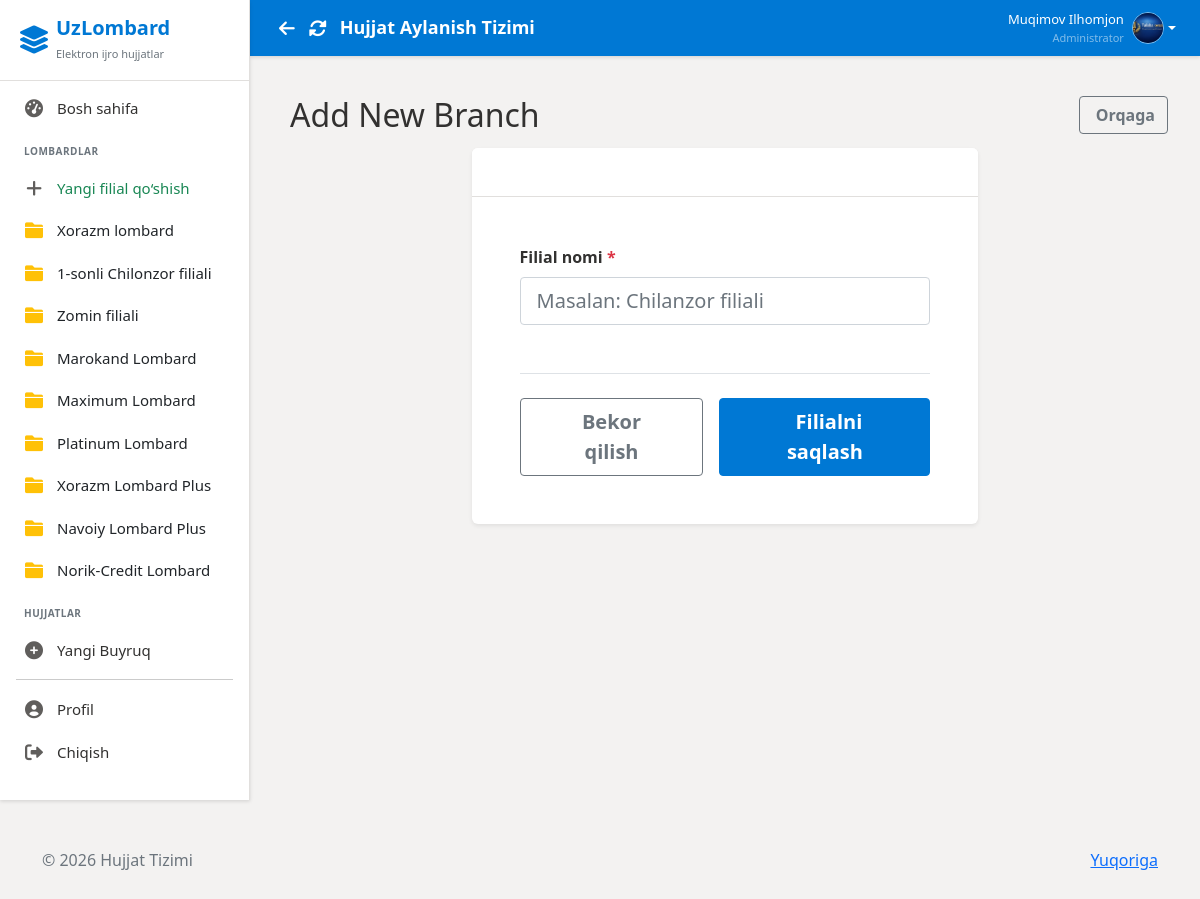
/branches/create/ (signed in), run on the app's committed database.
### users/models.py (models this page shows, shortened)
class Branch(models.Model):
    name = models.CharField(max_length=100, verbose_name='Branch Name')
    address = models.TextField(verbose_name='Address')
    phone = models.CharField(max_length=20, verbose_name='Phone')
    created_at = models.DateTimeField(auto_now_add=True)
    class Meta:
        verbose_name = 'Branch'
        verbose_name_plural = 'Branches'

class CustomUser(AbstractUser):
    ROLE_CHOICES = (
        ('admin', 'Administrator'),
        ('employee', 'Ishchi'),
        ('director', 'Direktor'),
    )
    role = models.CharField(max_length=20, choices=ROLE_CHOICES, default='employee')
    branch = models.ManyToManyField(
        Branch,
        related_name='employees',
        blank=True
    )
    profile_image = models.ImageField(upload_to='profiles/', null=True, blank=True)
    fingerprint_enabled = models.BooleanField(default=False, verbose_name='Fingerprint Authentication Enabled')
    middle_name = models.CharField(max_length=100, blank=True, verbose_name='Otasining ismi')
    position = models.CharField(max_length=200, blank=True, verbose_name='Lavozim')
    class Meta:
        verbose_name = 'User'
        verbose_name_plural = 'Users'

### users/views.py (the view, shortened to what this page needs)
# urls.py: path('branches/create/',         views.create_branch,        name='create_branch'),
@login_required
def create_branch(request):
    if not request.user.role == 'admin':
        messages.error(request, "You don't have access to this page")
        return redirect('dashboard')
    branches = Branch.objects.all()
    context = {
        'branches': branches,
        'title': 'Add New Branch',
    }
    return render(request, 'users/create_branch.html', context)

### users/context_processors.py (called while the page is built)
def sidebar_branches(request):
    branches = Branch.objects.all()
    return {
        'sidebar_branches': branches
    }

### templates/users/create_branch.html (shortened to what this page needs)
{% extends 'base.html' %}
{% load static %}
{% block content %}
<div class="container-fluid py-4">
    <div class="row mb-4">
        <div class="col-12">
            <div class="d-flex justify-content-between align-items-center">
                <h2 class="mb-0">
                    {{ title }}
                </h2>
                <a href="{% url 'dashboard' %}" class="btn btn-outline-secondary">
                     Orqaga
                </a>
            </div>
        </div>
    </div>
    <div class="row justify-content-center">
        <div class="col-lg-8 col-xl-7">
            <div class="card shadow-sm border-0">
                <div class="card-header bg-gradient-primary text-white">
                    <h5 class="mb-0">Yangi filial qo'shish</h5>
                </div>
                <div class="card-body p-4 p-lg-5">
                    <form method="POST" class="needs-validation" novalidate>
                        <div class="row g-4">
                            <div class="col-md-12">
                                <label for="name" class="form-label fw-bold required">
                                    Filial nomi <span class="text-danger">*</span>
                                </label>
                                <input type="text" class="form-control form-control-lg" id="name" name="name" required
                                    maxlength="150" placeholder="Masalan: Chilanzor filiali" autofocus>
                            </div>
                        </div>
                        <div class="mt-5 pt-4 border-top">
                            <div class="d-flex gap-3 justify-content-end">
                                <a href="{% url 'dashboard' %}" class="btn btn-lg btn-outline-secondary px-5">
                                    Bekor qilish
                                </a>
                                <button type="submit" class="btn btn-lg btn-primary px-5">
                                    Filialni saqlash
                                </button>
                            </div>
                        </div>
                    </form>
                </div>
            </div>
        </div>
    </div>
</div>
{% endblock %}

### templates/layouts/sidebar.html (shortened to what this page needs)
<div class="sidebar">
    <div class="sidebar-header d-flex align-items-center">
        <i class="fas fa-layer-group fs-3 me-2"></i>
        <div>
            <h5 class="mb-0 fw-bold">UzLombard</h5>
            <small class="text-secondary" style="font-size: 11px;">Elektron ijro hujjatlar</small>
        </div>
    </div>
    <div class="sidebar-menu">
        {% if user.is_authenticated %}
        {% if user.role == 'admin' %}
        <a href="{% url 'dashboard' %}"
            class="{% if request.resolver_match.url_name == 'dashboard' %}active{% endif %}">
            <i class="fas fa-tachometer-alt"></i>
            Bosh sahifa
        </a>
        <div class="mt-4 mb-2 px-4 text-uppercase fw-bold text-secondary"
            style="font-size: 10px; letter-spacing: 0.5px;">
            Lombardlar
        </div>
        <a href="{% url 'create_branch' %}" class="text-success fw-semibold">
            <i class="fas fa-plus"></i> Yangi filial qo‘shish
        </a>
        {% for branch in sidebar_branches %}
        <a href="{% url 'branch_documents' branch.id %}" class="text-dark fw-semibold">
            <i class="fas fa-folder text-warning"></i> {{ branch.name }}
        </a>
        {% endfor %}
        <div class="mt-4 mb-2 px-4 text-uppercase fw-bold text-secondary"
            style="font-size: 10px; letter-spacing: 0.5px;">
            Hujjatlar
        </div>
        <a href="{% url 'create_order' %}">
            <i class="fas fa-plus-circle"></i>
            Yangi Buyruq
        </a>
        {% endif %}
        <hr class="mx-3 my-2" style="border-color: var(--sidebar-border);">
        <a href="{% url 'profile' %}">
            <i class="fas fa-user-circle"></i>
            Profil
        </a>
        <a href="{% url 'logout' %}" onclick="return confirm('Chiqishni istaysizmi?')">
            <i class="fas fa-sign-out-alt"></i>
            Chiqish
        </a>
        {% else %}
        <a href="{% url 'login' %}">
            <i class="fas fa-sign-in-alt"></i>
            Kirish
        </a>
        {% endif %}
    </div>
</div>

### templates/layouts/header.html (shortened to what this page needs)
<div class="header">
  <div class="d-flex align-items-center">
    <button onclick="history.back()" class="btn btn-link text-white p-1 me-1" title="Orqaga" style="font-size:18px; text-decoration:none;">
      <i class="fas fa-arrow-left"></i>
    </button>
    <button onclick="location.reload()" class="btn btn-link text-white p-1 me-2" title="Yangilash" style="font-size:18px; text-decoration:none;">
      <i class="fas fa-sync-alt"></i>
    </button>
    <h4>{% block header_title %}Hujjat Aylanish Tizimi{% endblock %}</h4>
  </div>
  {% if user.is_authenticated %}
  <div class="user-info">
    <div class="dropdown">
      <a href="#" class="d-flex align-items-center text-decoration-none dropdown-toggle text-white"
        data-bs-toggle="dropdown">
        <div class="text-end me-2 d-none d-md-block">
          <div class="fw-semibold" style="font-size: 13px;">{{ user.get_full_name }}</div>
          <div class="text-white-50" style="font-size: 11px;">{{ user.get_role_display }}</div>
        </div>
        {% if user.profile_image %}
        <img src="{{ user.profile_image.url }}" alt="Profile" class="user-avatar">
        {% else %}
        <div class="user-avatar bg-white text-primary d-flex align-items-center justify-content-center fw-bold">
          {{ user.first_name|first }}{{ user.last_name|first }}
        </div>
        {% endif %}
      </a>
    </div>
  </div>
  {% endif %}
</div>

### templates/base.html (style rules this page uses)
:root { --primary-color: #0078D4; --primary-hover: #005A9E; --primary-light: #C7E0F4; --secondary-color: #605E5C; --success-color: #107C41; --warning-color: #D83B01; --danger-color: #A4262C; --bg-body: #F3F2F1; --bg-surface: #FFFFFF; --text-primary: #323130; --text-secondary: #605E5C; --sidebar-bg: #FFFFFF; --sidebar-border: #E1DFDD; --sidebar-width: 250px; --header-height: 56px; --radius-md: 4px; --radius-lg: 6px; --shadow-sm: 0 1.6px 3.6px 0 rgba(0, 0, 0, 0.13), 0 0.3px 0.9px 0 rgba(0, 0, 0, 0.11); --shadow-md: 0 3.2px 7.2px 0 rgba(0, 0, 0, 0.13), 0 0.6px 1.8px 0 rgba(0, 0, 0, 0.11); }
* { margin: 0; padding: 0; box-sizing: border-box; }
body { font-family: 'Segoe UI', -apple-system, BlinkMacSystemFont, Roboto, 'Helvetica Neue', sans-serif; background-color: var(--bg-body); color: var(--text-primary); font-size: 16px; overflow: hidden; height: 100vh; }
.form-control, .btn { border-radius: var(--radius-md); font-family: inherit; }
.btn { font-weight: 600; box-shadow: none; transition: background-color 0.1s ease, color 0.1s ease; }
.btn-primary { background-color: var(--primary-color); border-color: var(--primary-color); }
.sidebar { position: fixed; top: 0; left: 0; height: 100vh; width: var(--sidebar-width); background: var(--sidebar-bg); color: var(--text-primary); transition: all 0.3s cubic-bezier(0.25, 0.8, 0.25, 1); z-index: 1000; box-shadow: var(--shadow-sm); border-right: 1px solid var(--sidebar-border); }
.sidebar-header { padding: 16px 20px; background: transparent; border-bottom: 1px solid var(--sidebar-border); color: var(--primary-color); }
.sidebar-menu { padding: 6px 0; }
.sidebar-menu a { display: flex; align-items: center; padding: 10px 20px; color: var(--text-primary); text-decoration: none; transition: background-color 0.1s; border-left: 3px solid transparent; font-weight: 400; font-size: 15px; }
.sidebar-menu i { margin-right: 12px; width: 22px; text-align: center; font-size: 18px; color: var(--secondary-color); }
.header { background: var(--primary-color); color: white; padding: 0 24px; height: var(--header-height); min-height: var(--header-height); display: flex; justify-content: space-between; align-items: center; box-shadow: var(--shadow-sm); margin-bottom: 0; flex-shrink: 0; }
.header h4 { font-size: 18px; font-weight: 600; margin: 0; }
.user-info { display: flex; align-items: center; gap: 15px; }
.user-avatar { width: 32px; height: 32px; border-radius: 50%; object-fit: cover; border: 1px solid rgba(255, 255, 255, 0.5); }
.card { border: 1px solid var(--sidebar-border); border-radius: var(--radius-lg); box-shadow: var(--shadow-sm); margin-bottom: 12px; background: var(--bg-surface); transition: box-shadow 0.2s; }
.card-header { background: var(--bg-surface); border-bottom: 1px solid var(--sidebar-border); font-weight: 600; padding: 12px 20px; border-radius: var(--radius-lg) var(--radius-lg) 0 0 !important; color: var(--primary-color); font-size: 17px; }
.mt-4 { margin-top: 14px !important; }
.mb-4 { margin-bottom: 14px !important; }

### data on the page
Branch: name "Xorazm lombard"
Branch: name "1-sonli Chilonzor filiali"
Branch: name "Zomin filiali"
Branch: name "Marokand Lombard"
Branch: name "Maximum Lombard"
Branch: name "Platinum Lombard"
Branch: name "Xorazm Lombard Plus"
Branch: name "Navoiy Lombard Plus"
Branch: name "Norik-Сredit Lombard"
CustomUser: get_full_name "Muqimov Ilhomjon", role "Administrator", profile_image (picture)

### other printed values
{{ title }} "Add New Branch"
